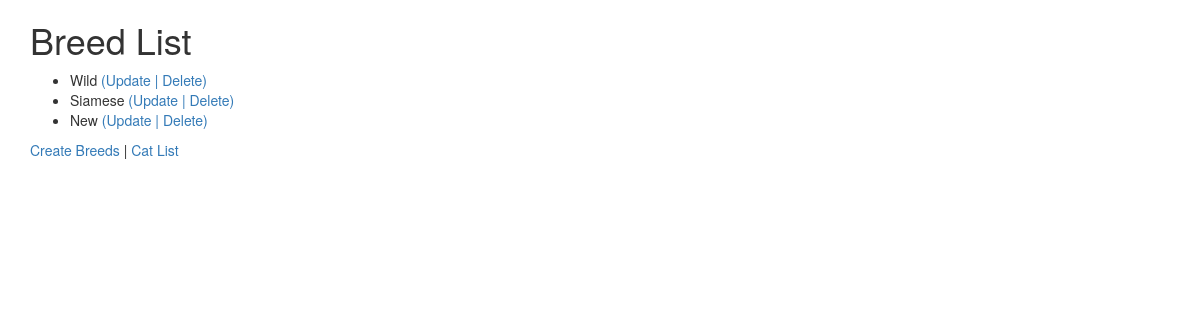
Screenshot of /cats/breed/ (signed in) with the database file from the repository.
### cats/models.py (models this page shows, shortened)
class Breed(models.Model):
    name = models.CharField(max_length=200,validators=[MinLengthValidator(2, "Breed must be greater than 1 character")])

### cats/views.py (the view)
# urls.py: path('breed/', views.BreedList.as_view(), name='breedlist'),
class BreedList(LoginRequiredMixin, ListView):
    model = Breed
    template_name = 'cats/breed_list.html' # <app_name>/blog_list.html
    context_object_name = 'object_list' # Default is object_list if not specified

### cats/templates/cats/breed_list.html (shortened to what this page needs)
{% extends "base_bootstrap.html" %}
{% block content %}
<!DOCTYPE html>
<html lang="en">
<head>
</head>
<body>
    <h1>Breed List</h1>
    <ul>
        {% if object_list %}
        {% for breed in object_list %}
<li> {{breed.name }} <a href="{% url 'cats:breed_update' breed.pk %}">(Update</a> <a href= "{% url 'cats:breed_delete' breed.pk %}">| Delete)</a></li>
        {% endfor %}
        {% else %}
        <p> No Breeds </p>
        {% endif %}
    </ul>
    <a href = "{% url 'cats:breed_create' %}">  Create Breeds </a> | <a href = "{% url 'cats:all' %}"> Cat List </a>
</body>
</html>
{% endblock %}

### rows the page displays
Breed: name "Wild"
Breed: name "Siamese"
Breed: name "New"
